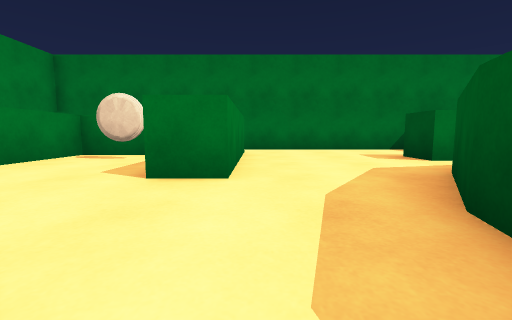
View 1 (above)

24 first-person views from a walk through a Unity game level. The camera is 0.55 m above the floor, tilts 6° down and sees 90° across. The floor is counted in squares, 1 m on a side. Each view is taken from the middle of a square. On the plan, view 1 faces up. The plan holds only what a view shows up to about 9 squares ahead; the rest is blank. The player character is not drawn.

View 2
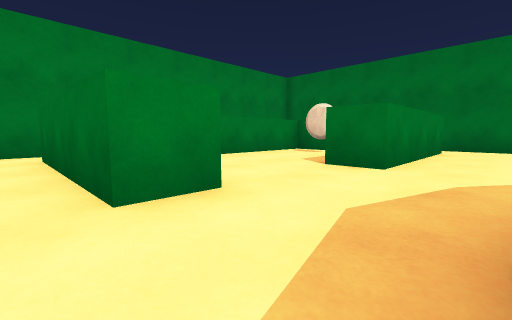

View 3
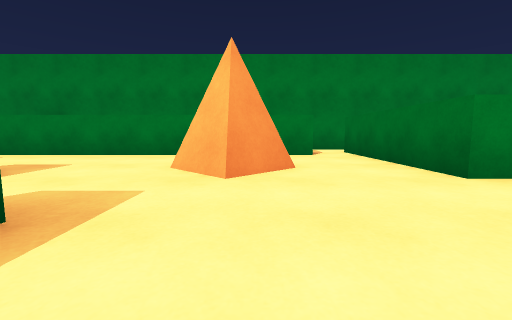

View 4
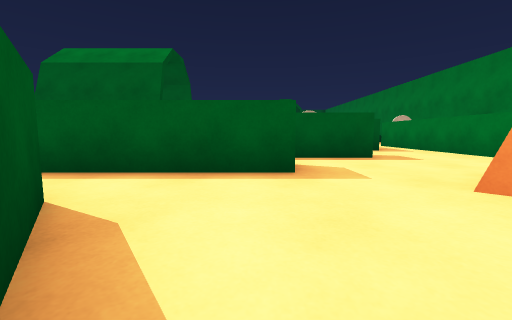

View 5
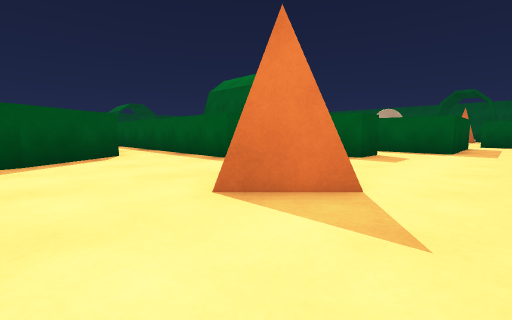

View 6
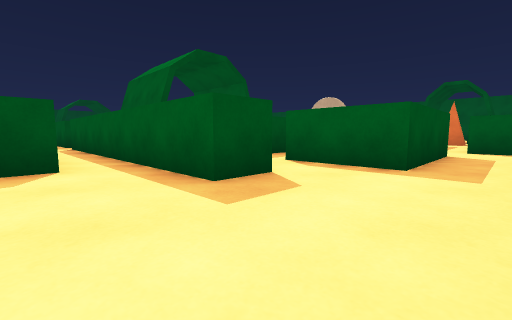

View 7
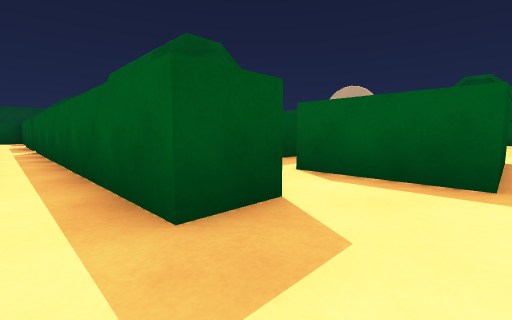

View 8
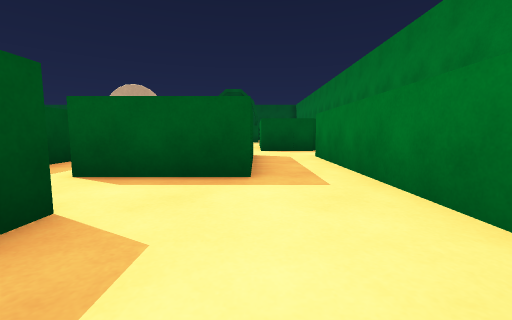

View 9
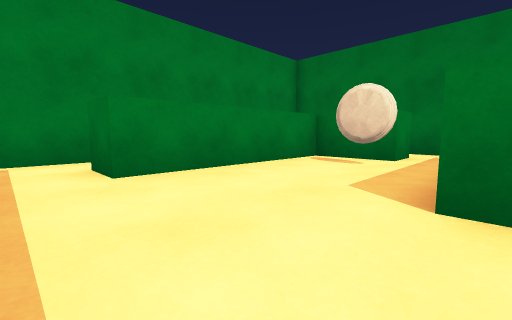

View 10
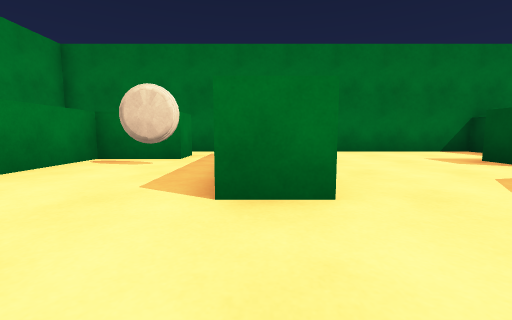

View 11
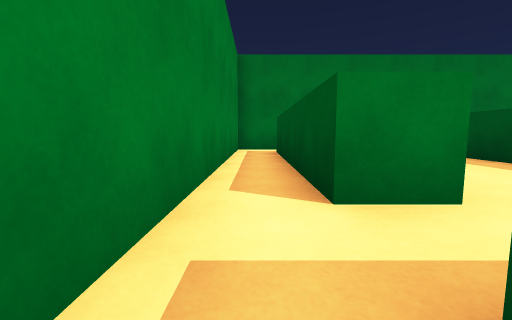

View 12
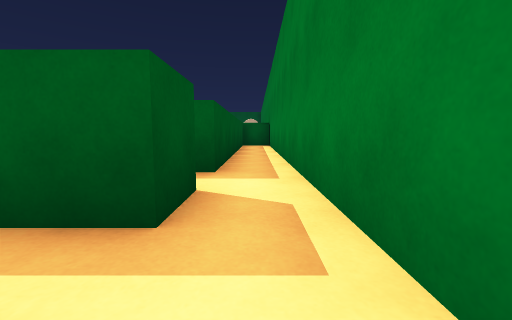

View 13
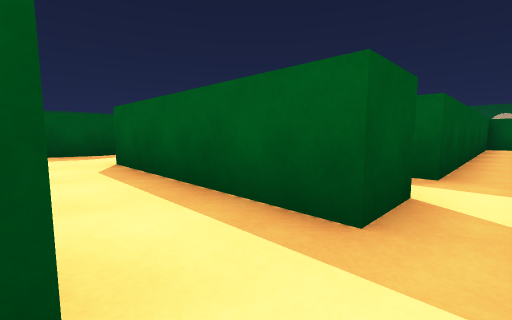

View 14
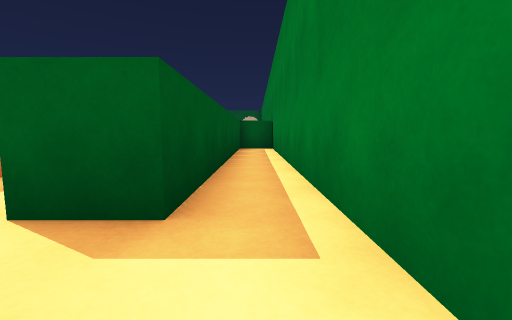

View 15
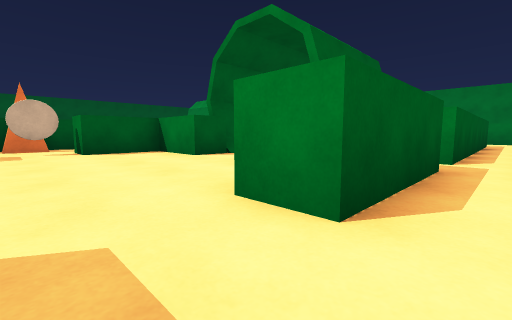

View 16
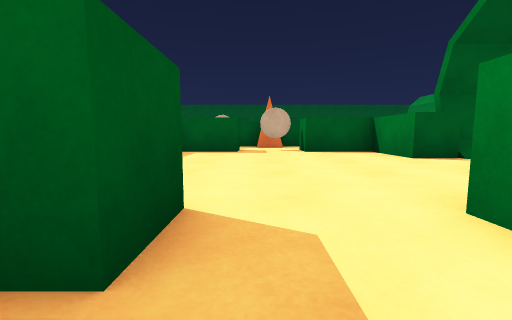

View 17
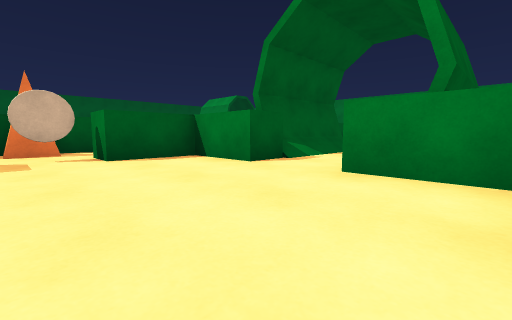

View 18
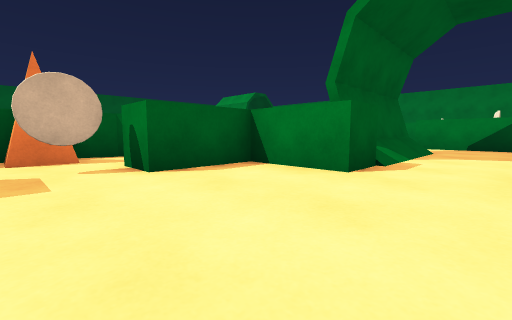

View 19
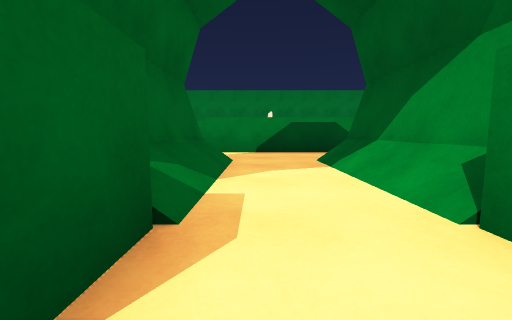

View 20
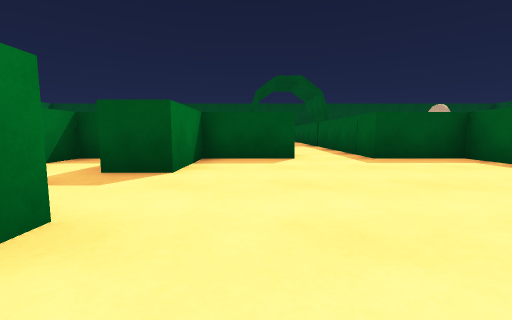

View 21
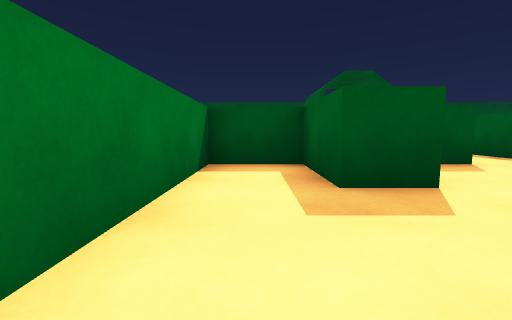

View 22
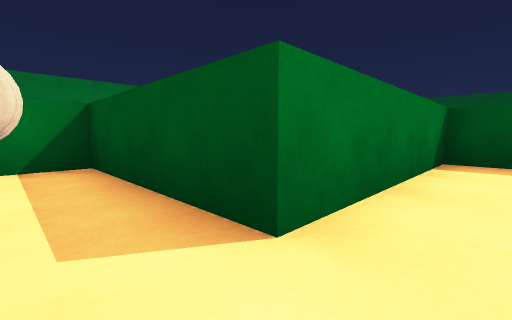

View 23
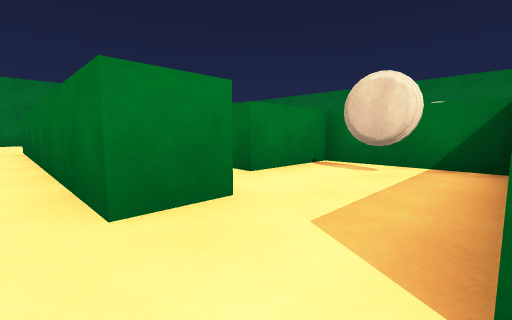

View 24
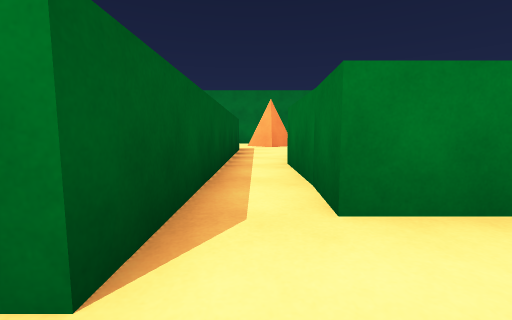

### Floor plan
Ten units are one square. View 1 is at (0, 0); x grows to the right and y downward. Boxes are objects, and circles mark ways between rooms. Rooms are numbered by the first view taken in them; rooms with no view inside come last. Other rooms are left out.
<svg viewBox="-71 -91 226 236">
<path fill="none" stroke="#000" d="M27 31 14 12 10 -2M-30 35 -20 26 -12 33 -22 43M-16 78 -16 67 65 67M-44 45 -44 84M-11 -6 -11 4 -25 4M-29 92 -15 92M75 67 85 67M83 56 4 56 4 46 26 46M-44 16 -44 26M-25 4 -44 4M-3 -31 -14 -31M-13 -46 -13 -58M10 -2 15 -18 28 -36M-54 -6 -11 -6M-26 -75 -26 -65 -44 -65 -44 -19 -54 -19M-44 4 -54 4 -54 -6M-66 -6 -66 91M-60 92 -54 92 -54 16 -44 16M-52 -86 -66 -86 -66 -6M-54 -19 -54 -74M-21 -86 -30 -86M125 67 145 67 145 52 100 52M95 67 105 67M86 79 86 98M70 91 38 91M75 116 86 116 86 136 105 136M105 67 105 78M125 136 145 136 145 116M145 99 145 77 125 77 125 67M37 122 72 122M16 82 16 115M83 46 83 56M85 67 95 67M100 52 100 14 74 14 74 35 44 33M26 46 83 46"/>
<rect x="-35" y="-55" width="10" height="10" fill="#bbb"><title>other object</title></rect>
<rect x="85" y="15" width="10" height="10" fill="#bbb"><title>other object</title></rect>
<circle cx="-20" cy="15" r="3" fill="#2a7"/>
<circle cx="-35" cy="35" r="3" fill="#2a7"/>
<circle cx="-5" cy="0" r="3" fill="#2a7"/>
<circle cx="80" cy="60" r="3" fill="#2a7"/>
<circle cx="20" cy="40" r="3" fill="#2a7"/>
<circle cx="-50" cy="10" r="3" fill="#2a7"/>
<circle cx="-20" cy="-70" r="3" fill="#2a7"/>
<circle cx="-50" cy="-10" r="3" fill="#2a7"/>
<circle cx="-60" cy="0" r="3" fill="#2a7"/>
<circle cx="115" cy="70" r="3" fill="#2a7"/>
<circle cx="100" cy="60" r="3" fill="#2a7"/>
<circle cx="90" cy="50" r="3" fill="#2a7"/>
<text x="0" y="40">1</text>
<text x="-40" y="10">2</text>
<text x="-20" y="-30">3</text>
<text x="-60" y="40">4</text>
<text x="-60" y="-60">5</text>
<text x="120" y="60">6</text>
<text x="90" y="100">7</text>
<text x="90" y="50">8</text>
<text x="70" y="40">9</text>
</svg>
Room 1 opens to room 2. Room 1 opens to room 3. Room 1 opens to room 8. Room 1 opens to room 9. Room 2 opens to room 4. Room 3 opens to room 5. Room 4 opens to room 5. Room 6 opens to room 7. Room 6 opens to room 8. Room 8 opens to room 9.

Where each view was taken, in squares from view 1:
view 1: 0 up, 0 right, facing up
view 2: 1 down, 1 right, facing up-left
view 3: 3 down, 2 right, facing left
view 4: 1 down, 1 right, facing down
view 5: 1 down, 4 left, facing down-right
view 6: 5 down, 4 left, facing down-right
view 7: 6 down, 3 left, facing down-right
view 8: 6 down, 3 left, facing down
view 9: 1 up, 1 left, facing up-left
view 10: 1 up, 1 left, facing up
view 11: 0 up, 6 left, facing up
view 12: 2 up, 6 left, facing down
view 13: 2 up, 6 left, facing down-right
view 14: 0 up, 6 left, facing down
view 15: 6 down, 12 right, facing down-left
view 16: 6 down, 12 right, facing down
view 17: 8 down, 12 right, facing down-left
view 18: 10 down, 12 right, facing down-left
view 19: 11 down, 9 right, facing left
view 20: 9 down, 9 right, facing right
view 21: 6 down, 10 right, facing right
view 22: 6 down, 9 right, facing up-right
view 23: 6 down, 10 right, facing up-left
view 24: 4 down, 9 right, facing left
